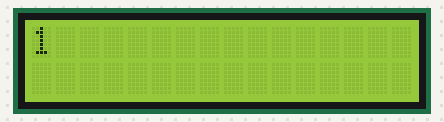
Bench run of a sketch on a simulated Arduino Uno, built with avr-gcc and run on an emulated ATmega328P. Shown: 16×2 character LCD.

Above: at 0.1 s.
At 2.6 s:
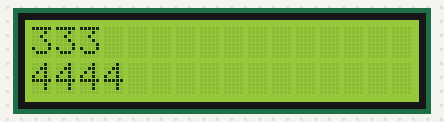
At 4.6 s:
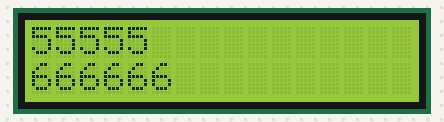
At 8.7 s:
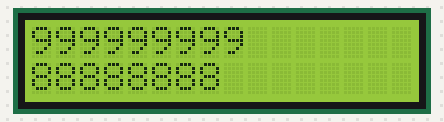
At 12.7 s:
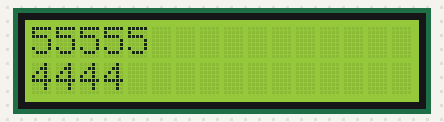
At 17.2 s:
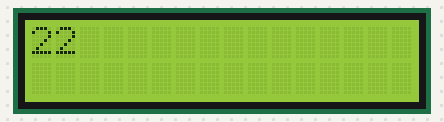

Measured:
- by itself, everything shown: repeats every 16.1 s, in 32 steps
- what the display in image 1 shows lasts 0.5 s, from 2.6 s to 3.1 s

The sketch:

sequencia-lcd.ino
```cpp
// Esse código usa um display LCD para criar uma sequência numérica crescente e decrescente.
// Inicialmente, ele exibe números de 1 a 9, aumentando a quantidade de dígitos a cada passo (por exemplo, 22, 333, etc.),
// e depois faz o inverso, diminuindo a quantidade de dígitos do 9 para o 1.
// Em cada passo, a linha superior do LCD mostra a sequência anterior, enquanto a linha inferior mostra a sequência atual,
// com um breve intervalo entre as mudanças.
// Exemplo de saída:
// -----------
// Linha 1: 1
// Linha 2: 22
// -----------
// Linha 1: 22
// Linha 2: 333
// ------------

#include <LiquidCrystal.h>

LiquidCrystal lcd(8, 5, 4, 3, 2, 1);

void setup() {
  lcd.begin(16, 2);
}

String atual = "";
String antigo = "1";

void loop() {
  for (int i = 2; i <= 9; i++) {
    lcd.clear();
    for (int j = 1; j <= i; j++) {
      atual = atual + String(i);
    }
    lcd.setCursor(0, 0);
    lcd.print(antigo);
    delay(500);
    lcd.setCursor(0, 1);
    lcd.print(atual);
    delay(500);

    antigo = atual;
    atual = "";
  }

  atual = "";
  antigo = "999999999";
  for (int i = 8; i >= 1; i--) {
    lcd.clear();
    for (int j = i; j >= 1; j--) {
      atual = atual + String(i);
    }
    lcd.setCursor(0, 0);
    lcd.print(antigo);
    delay(500);
    lcd.setCursor(0, 1);
    lcd.print(atual);
    delay(500);

    antigo = atual;
    atual = "";
  }
}
```
